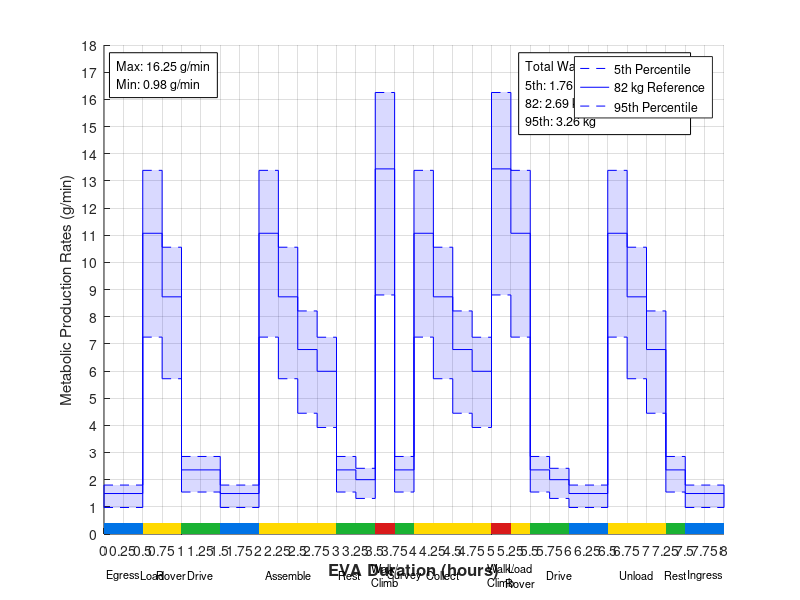

The MATLAB script that drew this image: (Note: this script raises an error after producing the figure.)
clc; clear; close all;
figure('Units', 'normalized', 'Position', [0.05 0.1 0.9 0.8]);

% Varied EVA Metabolic Rates
% MetMan Data (outputs in g/min)

% nominal
watervapor_82_nom = 1.49;

% aerobic
watervapor_82_aero = 13.44; %(13.44+7.09)/2; % MAYBE AVG WITH 7.09 OR TAKE MAX - going with max

% resistive1
watervapor_82_resist1 = 11.07; 
% resistive2
watervapor_82_resist2 = 8.73; 
% resistive3
watervapor_82_resist3 = 6.79; 
% resistive4
watervapor_82_resist4 = 5.99; 

% recovery1
watervapor_82_recovery1 = 2.36;
% recovery1
watervapor_82_recovery2 = 2.00;
% recovery1
watervapor_82_recovery3 = 1.74;
% recovery4
watervapor_82_recovery4 = 1.59;

% Percentile Masses (kg)
M_5th = 53.685;
M_95th = 99.157;

% CALCULATIONS
% nominal
watervapor_5th_nom = (watervapor_82_nom)*(M_5th/82);
watervapor_95th_nom = (watervapor_82_nom)*(M_95th/82);

% aerobic
watervapor_5th_aero = (watervapor_82_aero)*(M_5th/82);
watervapor_95th_aero = (watervapor_82_aero)*(M_95th/82);

% resistive1
watervapor_5th_resist1 = (watervapor_82_resist1)*(M_5th/82);
watervapor_95th_resist1 = (watervapor_82_resist1)*(M_95th/82);
% resistive2
watervapor_5th_resist2 = (watervapor_82_resist2)*(M_5th/82);
watervapor_95th_resist2 = (watervapor_82_resist2)*(M_95th/82);
% resistive3
watervapor_5th_resist3 = (watervapor_82_resist3)*(M_5th/82);
watervapor_95th_resist3 = (watervapor_82_resist3)*(M_95th/82);
% resistive4
watervapor_5th_resist4 = (watervapor_82_resist4)*(M_5th/82);
watervapor_95th_resist4 = (watervapor_82_resist4)*(M_95th/82);



% recovery1
watervapor_5th_recovery1 = (watervapor_82_recovery1)*(M_5th/82);
watervapor_95th_recovery1 = (watervapor_82_recovery1)*(M_95th/82);
% recovery2
watervapor_5th_recovery2 = (watervapor_82_recovery2)*(M_5th/82);
watervapor_95th_recovery2 = (watervapor_82_recovery2)*(M_95th/82);
% recovery3
watervapor_5th_recovery3 = (watervapor_82_recovery3)*(M_5th/82);
watervapor_95th_recovery3 = (watervapor_82_recovery3)*(M_95th/82);
% recovery4
watervapor_5th_recovery4 = (watervapor_82_recovery4)*(M_5th/82);
watervapor_95th_recovery4 = (watervapor_82_recovery4)*(M_95th/82);


%%%%%%%%%%%%%%%%%%%%%%%%%%%%%%%%%%%%%%%%%%%%%%%%%%%%%%%%%%%%%%%%%%%%%
% PLOT
hold on;

% Time boundaries (one more entry than there are chunks)
t = [0 0.5 0.75 1 1.5 2 2.25 2.5 2.75 3 3.25 3.5 3.75 4 4.25 4.5 4.75 5 5.25 5.5 5.75 6 6.5 6.75 7 7.25 7.5 8];

% Activity zone for each chunk (nom, aero, resist, or recovery)
zones = {'nom', 'resist', 'resist', 'recovery', 'nom', ...
         'resist', 'resist', 'resist', 'resist', ...
         'recovery', 'recovery', 'aero', 'recovery', ...
         'resist', 'resist', 'resist', 'resist', ...
         'aero', 'resist', 'recovery', 'recovery', 'nom', ...
         'resist', 'resist', 'resist', 'recovery', 'nom'};

% Zone colors: blue, red, yellow, green
zone_names  = {'nom', 'aero', 'resist', 'recovery'};
zone_colors = [0 0.45 0.9;    % nominal  - blue
               0.85 0.1 0.1;  % aerobic  - red
               1 0.85 0;      % resistive - yellow
               0.1 0.7 0.2];  % recovery - green

% Task name for each chunk (edit these)
tasks = {'Egress', 'Load', 'Rover', 'Drive', '', '', 'Assemble', '', '', ...
         '  Rest', '', ['Walk/' newline 'Climb'], 'Survey', ' ', 'Collect', ' ', ' ', ...
         ['Walk/' newline 'Climb'], ['Load' newline 'Rover'], '', 'Drive', '', ...
         '', 'Unload', ' ', 'Rest', 'Ingress'};
% Values for each chunk, same order as tasks
wv_5th  = [watervapor_5th_nom watervapor_5th_resist1 watervapor_5th_resist2 watervapor_5th_recovery1 watervapor_5th_nom  watervapor_5th_resist1 watervapor_5th_resist2 watervapor_5th_resist3 watervapor_5th_resist4 watervapor_5th_recovery1 watervapor_5th_recovery2 watervapor_5th_aero watervapor_5th_recovery1 watervapor_5th_resist1 watervapor_5th_resist2 watervapor_5th_resist3 watervapor_5th_resist4 watervapor_5th_aero watervapor_5th_resist1 watervapor_5th_recovery1 watervapor_5th_recovery2 watervapor_5th_nom watervapor_5th_resist1 watervapor_5th_resist2 watervapor_5th_resist3 watervapor_5th_recovery1 watervapor_5th_nom];
wv_82   = [watervapor_82_nom  watervapor_82_resist1 watervapor_82_resist2 watervapor_82_recovery1 watervapor_82_nom   watervapor_82_resist1 watervapor_82_resist2 watervapor_82_resist3 watervapor_82_resist4 watervapor_82_recovery1 watervapor_82_recovery2 watervapor_82_aero watervapor_82_recovery1 watervapor_82_resist1 watervapor_82_resist2 watervapor_82_resist3 watervapor_82_resist4 watervapor_82_aero watervapor_82_resist1 watervapor_82_recovery1 watervapor_82_recovery2 watervapor_82_nom watervapor_82_resist1 watervapor_82_resist2 watervapor_82_resist3 watervapor_82_recovery1 watervapor_82_nom];
wv_95th = [watervapor_95th_nom watervapor_95th_resist1 watervapor_95th_resist2 watervapor_95th_recovery1 watervapor_95th_nom watervapor_95th_resist1 watervapor_95th_resist2 watervapor_95th_resist3 watervapor_95th_resist4 watervapor_95th_recovery1 watervapor_95th_recovery2 watervapor_95th_aero watervapor_95th_recovery1 watervapor_95th_resist1 watervapor_95th_resist2 watervapor_95th_resist3 watervapor_95th_resist4 watervapor_95th_aero watervapor_95th_resist1 watervapor_95th_recovery1 watervapor_95th_recovery2 watervapor_95th_nom watervapor_95th_resist1 watervapor_95th_resist2 watervapor_95th_resist3 watervapor_95th_recovery1 watervapor_95th_nom];


% Draw each chunk
for k = 1:length(wv_82)
    x = [t(k) t(k+1)];

    % shaded 5th-95th region
    fill([x fliplr(x)], [wv_5th(k) wv_5th(k) wv_95th(k) wv_95th(k)], 'b', ...
        'FaceAlpha', 0.15, 'EdgeColor', 'none', 'HandleVisibility', 'off')

    % fill([x fliplr(x)], [co2_5th(k) co2_5th(k) co2_95th(k) co2_95th(k)], 'y', ...
    %     'FaceAlpha', 0.15, 'EdgeColor', 'none', 'HandleVisibility', 'off')

    % lines
    plot(x, [wv_5th(k) wv_5th(k)], '--b')
    plot(x, [wv_82(k) wv_82(k)], 'b')
    plot(x, [wv_95th(k) wv_95th(k)], '--b')


    % task label centered under the chunk
    text(mean(x), -1.5, tasks{k}, 'HorizontalAlignment', 'center', 'FontSize', 8,'Clipping', 'off')

    % colored zone bar along the bottom of the plot
    c = zone_colors(strcmp(zone_names, zones{k}), :);
    fill([x fliplr(x)], [0 0 0.4 0.4], c, 'EdgeColor', 'none', 'HandleVisibility', 'off')

    
end

% Vertical connectors between chunks
for k = 1:length(wv_82)-1
    xb = t(k+1);   % boundary between chunk k and k+1
    plot([xb xb], [wv_5th(k)  wv_5th(k+1)],  '-b', 'HandleVisibility', 'off')
    plot([xb xb], [wv_95th(k) wv_95th(k+1)], '-b', 'HandleVisibility', 'off')
    plot([xb xb], [wv_82(k) wv_82(k+1)], '-b', 'HandleVisibility', 'off')

    
end

% End caps (left edge of first chunk, right edge of last chunk)
plot([t(1) t(1)],     [wv_5th(1)   wv_95th(1)],   '-b', 'HandleVisibility', 'off')
plot([t(end) t(end)], [wv_5th(end) wv_95th(end)], '-b', 'HandleVisibility', 'off')

ylim([0 18])
yticks(0:1:18)
xlim([0 t(end)])
xticks(0:0.25:t(end))

grid on;

% Max/min box (top left)
max_val = max(wv_95th);   % highest 95th percentile rate
min_val = min(wv_5th);    % lowest 5th percentile rate
text(0.02, 0.97, sprintf('Max: %.2f g/min\nMin: %.2f g/min', max_val, min_val), ...
    'Units', 'normalized', 'VerticalAlignment', 'top', 'FontSize', 9, ...
    'BackgroundColor', 'w', 'EdgeColor', 'k', 'Margin', 5)

% Totals (top right)
% Duration of each chunk in minutes (since each activity lasts different amounts of time)
dt = diff(t)*60;

% Total water vapor (g -> kg)
tot_wv_5th  = sum(wv_5th .*dt)/1000;
tot_wv_82   = sum(wv_82  .*dt)/1000;
tot_wv_95th = sum(wv_95th.*dt)/1000;

text(0.68, 0.97, sprintf('Total Water Vapor Produced\n5th: %.2f kg\n82: %.2f kg\n95th: %.2f kg', tot_wv_5th, tot_wv_82, tot_wv_95th), ...
    'Units', 'normalized', 'VerticalAlignment', 'top', 'FontSize', 9, ...
    'BackgroundColor', 'w', 'EdgeColor', 'k', 'Margin', 5)


legend("5th Percentile", "82 kg Reference", "95th Percentile")
xlabel("EVA Duration (hours)", 'FontSize', 12, 'FontWeight', 'bold')
ylabel("Metabolic Production Rates (g/min)")
subtitle("Varied EVA Metabolic Loads")
title("Water Vapor Production Rates with Changing Activity Zones")

% main plot layout: [left bottom width height]
ax = gca;
ax.Position = [0.05 0.2 0.85 0.72];
ax.XLabel.Position(2) = -2.4;
ax.XAxis.FontSize = 7;

% Zone key
zone_labels = {'Nominal', 'Aerobic', 'Resistive', 'Recovery'};
kax = axes('Position', [0.92 0.45 0.02 0.2]);
hold(kax, 'on')
for i = 1:4
    fill(kax, [0 1 1 0], [4-i 4-i 5-i 5-i], zone_colors(i,:), 'EdgeColor', 'k')
    text(kax, 1.3, 4.5-i, zone_labels{i}, 'FontSize', 8, 'VerticalAlignment', 'middle')
end
xlim(kax, [0 1])
ylim(kax, [0 4])
axis(kax, 'off')
